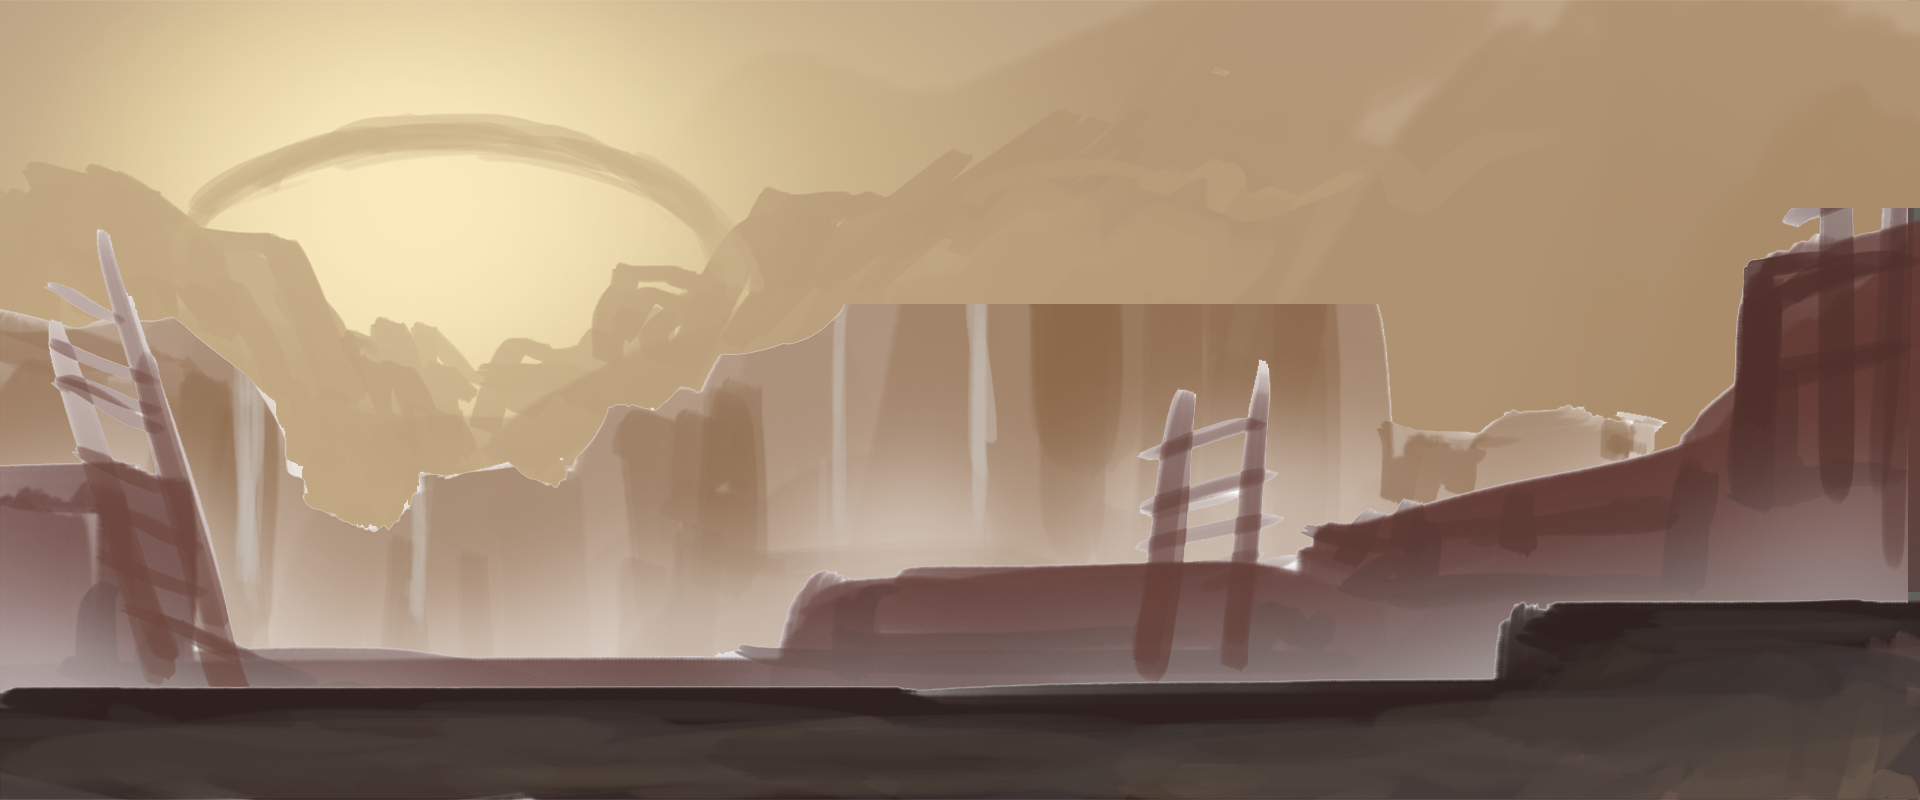

Below is a game level as drawn by its tile map, then a one-line description and the .tmx that defines it (tile-layer data replaced by summaries):
An orthogonal 120x50 tile map with 16x16 px tiles, 4 tile layers (1, 2, 3, 4), 4 tilesets and 1 object (SpawnPoint).

<map version="1.0" orientation="orthogonal" width="120" height="50" tilewidth="16" tileheight="16">
 <tileset firstgid="1" name="1" tilewidth="16" tileheight="16">
  <image source="1.png" width="1920" height="800" />
 </tileset>
 <tileset firstgid="6001" name="2" tilewidth="16" tileheight="16">
  <image source="2.png" width="1920" height="800" />
 </tileset>
 <tileset firstgid="12001" name="3" tilewidth="16" tileheight="16">
  <image source="3.png" width="1920" height="800" />
 </tileset>
 <tileset firstgid="18001" name="4" tilewidth="16" tileheight="16">
  <image source="4.png" width="1920" height="800" />
 </tileset>
 <layer name="1" width="120" height="50">
  <data>[6000 cells, 6000 non-empty, 6000 distinct tile ids]</data>
 </layer>
 <layer name="2" width="120" height="50">
  <data>[6000 cells, 3720 non-empty, 3720 distinct tile ids]</data>
 </layer>
 <layer name="3" width="120" height="50">
  <data>[6000 cells, 4440 non-empty, 4440 distinct tile ids]</data>
 </layer>
 <layer name="4" width="120" height="50">
  <data>[6000 cells, 1560 non-empty, 1560 distinct tile ids]</data>
 </layer>
 <objectgroup name="object1" width="120" height="50">
  <object name="SpawnPoint" x="42" y="567" width="118" height="79" />
 </objectgroup>
</map>